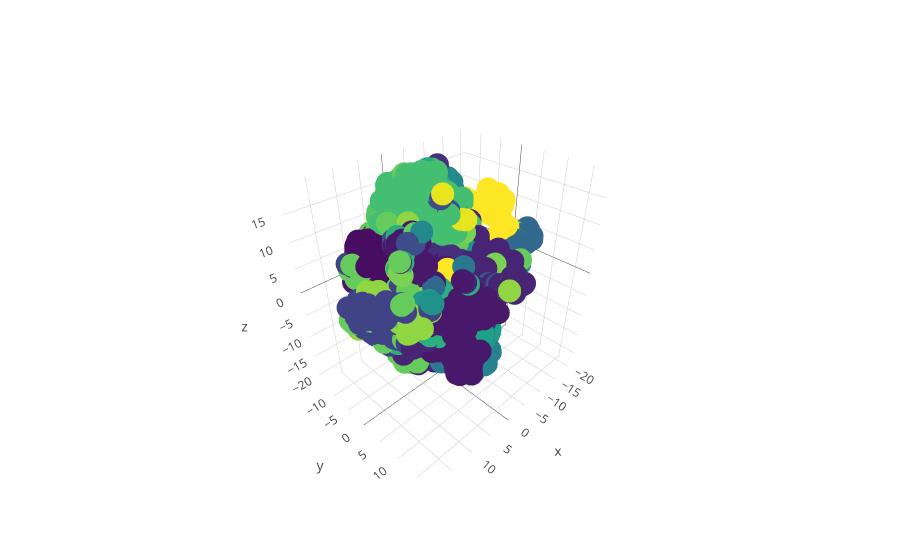

The notebook cell this image was saved under:
### Code cell
py.iplot(data)

### Figure 1 — Plotly figure (JSON) as saved in the notebook; plotly's stock layout.template omitted (floating-point values rounded to 4 significant figures; data arrays with more than 128 entries replaced by an {"elided": "..."} marker saying what was removed)
{"data": [{"marker": {"color": {"elided": "3565 int values"}, "colorscale": "Viridis"}, "mode": "markers", "text": {"elided": "3565 str values"}, "type": "scatter3d", "x": {"elided": "3565 float values"}, "y": {"elided": "3565 float values"}, "z": {"elided": "3565 float values"}}], "layout": {}}
